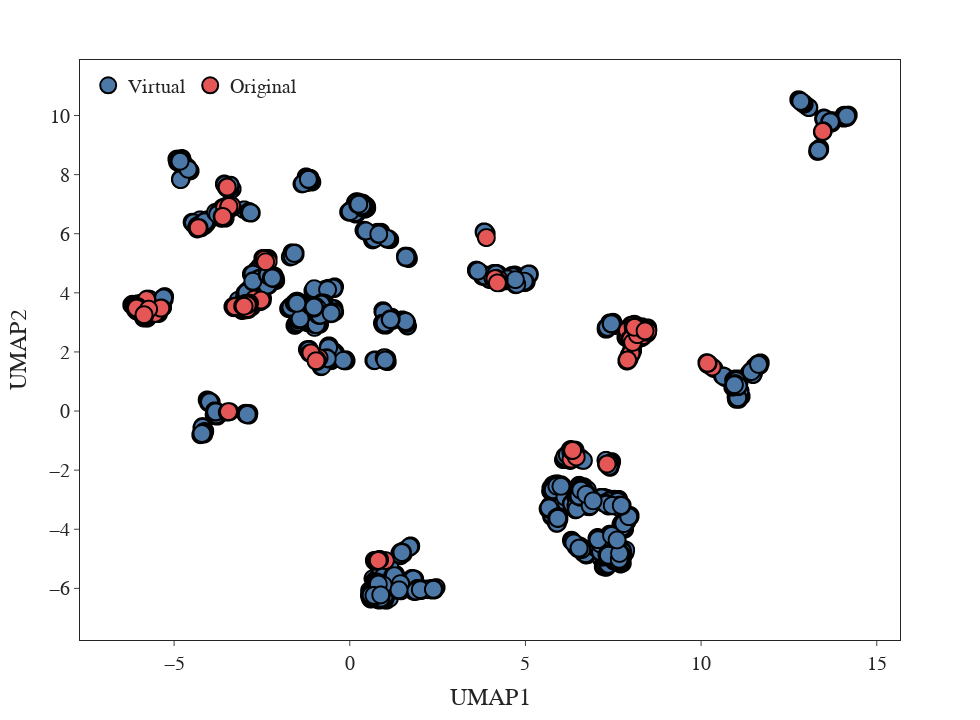

The code cell stored with this chart in its notebook:
### Code cell
indx = pd.DataFrame(indexes)
df_virtual.iloc[indx[0],1] = 'Original'

fig = px.scatter(x=umap_2d[:,0], y=umap_2d[:,1], hover_data=[],
                labels={'x':'UMAP1', 'y':'UMAP2'},
                width=980, height=720,
                color_discrete_sequence=[px.colors.qualitative.T10[0], px.colors.qualitative.T10[2]],
                template='simple_white',
                color=df_virtual.Rxn_Type)

fig.update_traces(marker=dict(size=17,
                              line=dict(width=2,
                                        color='Black')),
                  selector=dict(mode='markers'))

fig.update_layout(
    legend=dict(
        yanchor="top",
        y=.99,
        xanchor="left",
        x=0.01,
        orientation='h',
        bordercolor="Black",
        borderwidth = 0
    ),
    legend_title_text=''
)

fig.update_xaxes(mirror=True)
fig.update_yaxes(mirror=True)


fig.update_layout(
    font_size=20,
    font_family="Arial"
)

fig.update_layout(showlegend=True)

fig.show()

### Figure 1 — Plotly figure (JSON) as saved in the notebook; plotly's stock layout.template omitted (floating-point values rounded to 4 significant figures; data arrays with more than 128 entries replaced by an {"elided": "..."} marker saying what was removed)
{"data": [{"hovertemplate": "color=Virtual<br>UMAP1=%{x}<br>UMAP2=%{y}<extra></extra>", "legendgroup": "Virtual", "marker": {"color": "#4C78A8", "line": {"color": "Black", "width": 2}, "size": 17, "symbol": "circle"}, "mode": "markers", "name": "Virtual", "showlegend": true, "type": "scattergl", "x": {"elided": "8114 float values"}, "xaxis": "x", "y": {"elided": "8114 float values"}, "yaxis": "y"}, {"hovertemplate": "color=Original<br>UMAP1=%{x}<br>UMAP2=%{y}<extra></extra>", "legendgroup": "Original", "marker": {"color": "#E45756", "line": {"color": "Black", "width": 2}, "size": 17, "symbol": "circle"}, "mode": "markers", "name": "Original", "showlegend": true, "type": "scattergl", "x": {"elided": "250 float values"}, "xaxis": "x", "y": {"elided": "250 float values"}, "yaxis": "y"}], "layout": {"font": {"family": "Arial", "size": 20}, "height": 720, "legend": {"bordercolor": "Black", "borderwidth": 0, "orientation": "h", "title": {"text": ""}, "tracegroupgap": 0, "x": 0.01, "xanchor": "left", "y": 0.99, "yanchor": "top"}, "margin": {"t": 60}, "showlegend": true, "width": 980, "xaxis": {"anchor": "y", "domain": [0, 1], "mirror": true, "title": {"text": "UMAP1"}}, "yaxis": {"anchor": "x", "domain": [0, 1], "mirror": true, "title": {"text": "UMAP2"}}}}
